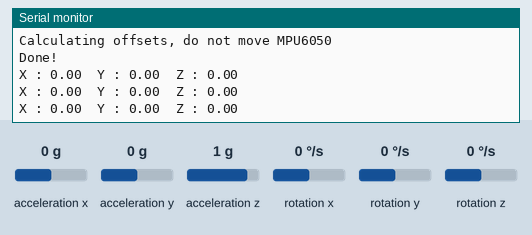
Simulated run of this sketch. Board: Arduino Uno, built with avr-gcc and run on an emulated ATmega328P. On the bench: the last lines printed to the serial monitor. The inputs (shaded band) are chosen by the test bench; at power-on: acceleration x 0 g, acceleration y 0 g, acceleration z 1 g, rotation z 0 °/s, rotation x 0 °/s, rotation y 0 °/s.

Above: at 3.2 s.
3.3 s: acceleration x set to -1.4 g
At 3.9 s:
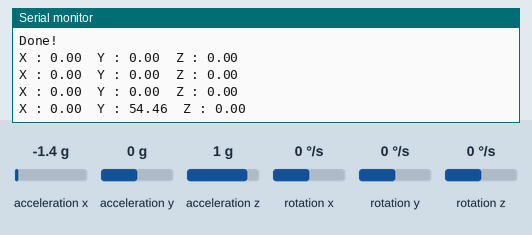
4.8 s: acceleration y set to -1.4 g
At 5.4 s:
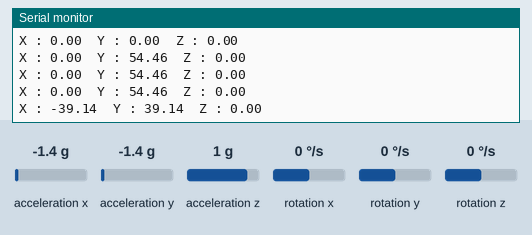
6.3 s: acceleration z set to -1.4 g
At 6.9 s:
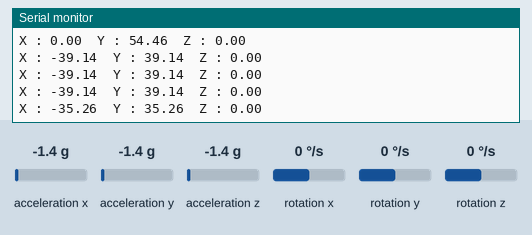
7.8 s: rotation z set to -192 °/s
At 8.5 s:
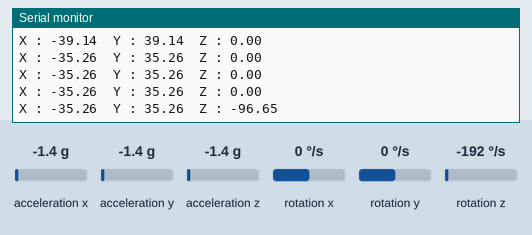
Timing chart, 0 to 10.3 s (numbered marks = the images above; inputs shaded):
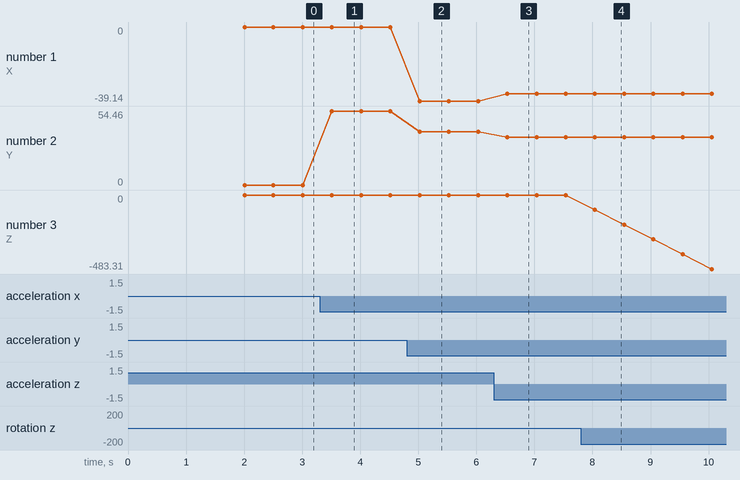

The sketch:

Angle.ino
```cpp
// (licence header left out)
#include "Wire.h"
#include <MPU6050_light.h>

MPU6050 mpu(Wire); // declarando e inicianmdo o objeto MPU6050
/*Um objeto chamado 'mpu' do tipo MPU6050 é criado, e ele é inicializado
 usando a comunicação I2C através do objeto 'Wire'. */
unsigned long timer = 0;

void setup() {
  Serial.begin(9600);
  Wire.begin();  // Inicializa a biblioteca Wire para a comunicação I2C.

  byte status = mpu.begin();
  Serial.print(F("MPU6050 status: "));
  Serial.println(status);
  while(status!=0){ } // stop everything if could not connect to MPU6050

  Serial.println(F("Calculating offsets, do not move MPU6050"));
  delay(1000);
  // mpu.upsideDownMounting = true; // uncomment this line if the MPU6050 is mounted upside-down
  mpu.calcOffsets(); // gyro and accelero
  Serial.println("Done!\n");
}
/*Essa parte calcula uma compensação para o giroscopio e acelerometro
Pede para nao mover o MPu6050 durante a execução*/

void loop() {
  mpu.update();     // Atualiza os dados do MPU6050.

  //if((millis()-timer)>1000){ // print data every 10ms
  Serial.print("X : ");
  Serial.print(mpu.getAngleX());  // Obtém e imprime o ângulo de inclinação no eixo X.
  Serial.print("\tY : ");
  Serial.print(mpu.getAngleY());  // Obtém e imprime o ângulo de inclinação no eixo Y.
  Serial.print("\tZ : ");
  Serial.println(mpu.getAngleZ());  // Obtém e imprime o ângulo de rotação no eixo Z.
  //timer = millis();   // Reinicia o temporizador para a próxima leitura.
  //}
 delay(500);
}
```

Measured:
- after the input at 3.3 s, the serial monitor: prints a new line after 0.21 s (image 1)
- after the input at 4.8 s, the serial monitor: prints a new line after 0.22 s (image 2)
- after the input at 6.3 s, the serial monitor: prints a new line after 0.23 s (image 3)
- after the input at 7.8 s, the serial monitor: prints a new line after 0.24 s (image 4)
- plotted number 1: 0 → -39.14 after the input at 4.8 s, -39.14 → -35.26 after the input at 6.3 s
- plotted number 2: 0 → 54.46 after the input at 3.3 s, 54.46 → 39.14 after the input at 4.8 s, 39.14 → 35.26 after the input at 6.3 s
- plotted number 3: 0 → -483.31 after the input at 7.8 s
